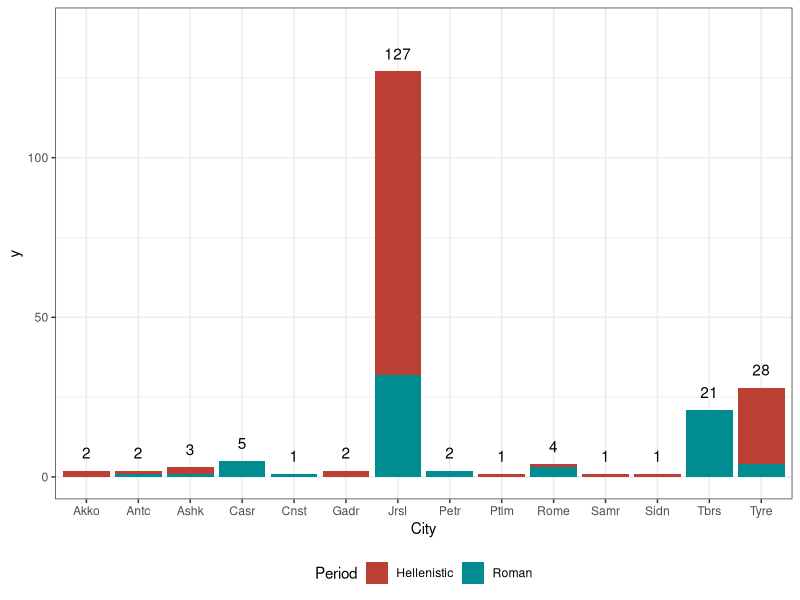

Reproduce this figure in R.
## ---- chunk 1
knitr::opts_chunk$set(echo = TRUE)
library(tidyverse)

## ---- chunk 2

materials <- read_csv("coins.csv") %>%
  subset(City != "Unknown")



# creating the graph

ggplot(materials, aes(City)) +
  geom_bar(aes(fill=Period)) +
  theme_bw() +
  scale_x_discrete(labels = abbreviate) +
  geom_text(stat = 'count', aes(label=..count..), vjust=-1) +
  theme(legend.position = "bottom") +
  guides(fill = "legend") +
  scale_fill_hue(l=45) +
  expand_limits(y= c(0, 140))



